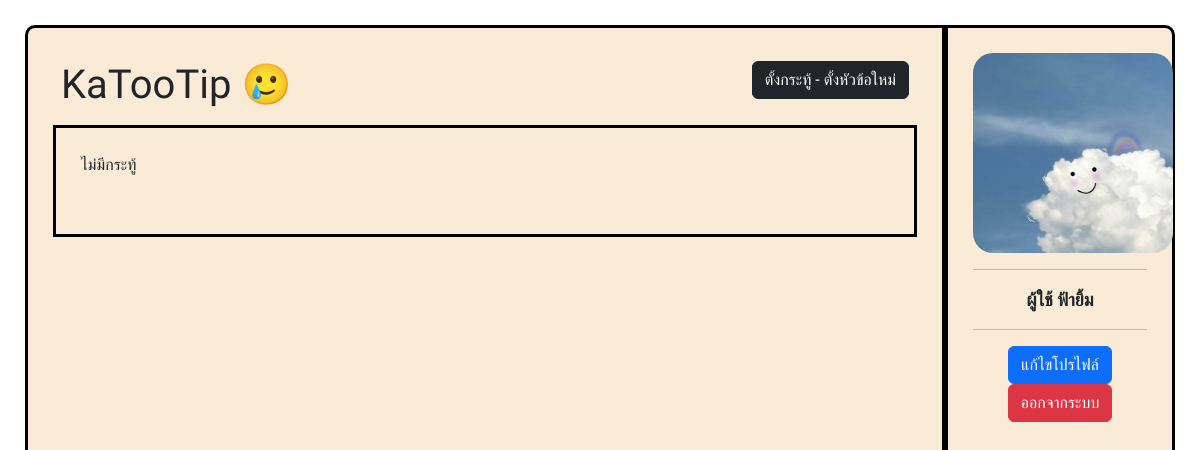
/index.php (signed in), run on an earlier commit of the app's database.
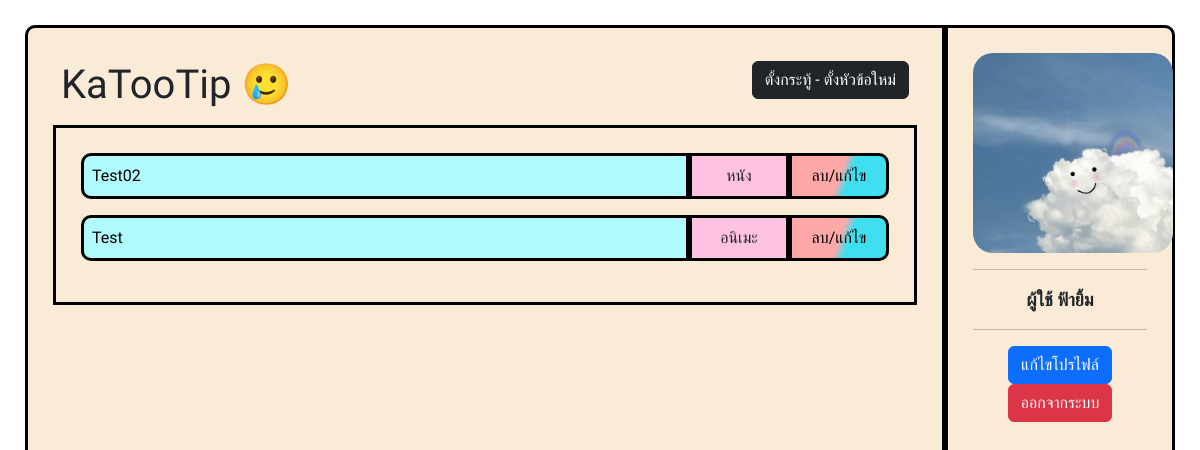
And on a later commit of the database.
### tables this page shows
CREATE TABLE `board_main` (
  `bm_id` int(11) NOT NULL,
  `u_id` int(11) NOT NULL,
  `bm_title` varchar(200) NOT NULL,
  `bm_detail` longtext NOT NULL,
  `cg_id` int(11) DEFAULT NULL,
  `bm_img` varchar(200) DEFAULT NULL,
  `bm_date` datetime NOT NULL
);

CREATE TABLE `category` (
  `cg_id` int(11) NOT NULL,
  `cg_name` varchar(200) NOT NULL
);

### index.php (the view, shortened to what this page needs)
<?php
require_once 'config/db.php';
if (isset($_SESSION['u_id'])) {
    $uid = $_SESSION['u_id'];
}
$query = $connection->prepare("SELECT * FROM users WHERE u_id=:uid");
$query->bindParam("uid", $uid, PDO::PARAM_STR);
$query->execute();
$result = $query->fetch(PDO::FETCH_ASSOC);
?>
<!DOCTYPE html>
<html lang="th">
<head>
    <link rel="stylesheet" href="css/styles.css">
    <link href="https://cdn.jsdelivr.net/npm/bootstrap@5.2.0/dist/css/bootstrap.min.css" rel="stylesheet">
</head>
<body>
    <div class="board d-flex flex-column justify-content-center mb-3">
        <div class="board--container d-flex">
            <div class="board--body d-flex flex-column">
                <div class="board--header d-flex">
                    <div class="p-2 flex-grow-1 bd-highlight">
                        <h1>KaTooTip 🥲</h1>
                    </div>
                    <?php
                    if (isset($_SESSION['u_id'])) {
                    ?>
                        <div class="p-2 bd-highlight">
                            <a href="addboard.php?id=<?php echo $uid ?>" class="btn btn-dark">ตั้งกระทู้ - ตั้งหัวข้อใหม่</a>
                        </div>
                    <?php
                    } else {
                    ?>
                        <div class="p-2 bd-highlight">
                            <button class="btn btn-dark isDisabled" disabled>ตั้งกระทู้ - ตั้งหัวข้อใหม่</button>
                        </div>
                    <?php
                    }
                    ?>
                </div>
                <div class="board--content">
                    <?php
                    $board = $connection->prepare("SELECT * FROM board_main ORDER BY bm_date DESC");
                    $board->execute();
                    $boards = $board->fetchAll(PDO::FETCH_ASSOC);
                    foreach ($boards as $row) {
                    ?>
                        <div class="d-flex bd-highlight mb-3">
                            <div class="a p-2 flex-grow-1 bd-highlight">
                                <a href="detail.php?bm_id=<?php echo $row['bm_id'] ?>" style="text-decoration:none; color:black;">
                                    <?php echo $row['bm_title'] ?>
                                </a>
                            </div>
                            <?php
                            $bm_cg = $connection->prepare("SELECT * FROM category WHERE cg_id=:cg_id");
                            $bm_cg->bindParam("cg_id", $row['cg_id'], PDO::PARAM_STR);
                            $bm_cg->execute();
                            $bm_cgs = $bm_cg->fetch(PDO::FETCH_ASSOC);
                            ?>
                            <div class="b p-2 bd-highlight"><?php echo $bm_cgs['cg_name'] ?></div>
                            <?php
                            if (isset($_SESSION['u_id']) && $row['u_id'] == $uid) {
                            ?>
                                <div class="c p-2 bd-highlight" style="background: linear-gradient(110deg, #FFA8A8 50%, #40DFEF 60%);">
                                    <a href="edit_bm_title.php?bme=<?php echo $row['bm_id'] ?>" style="text-decoration:none; color:black;">ลบ/แก้ไข</a>
                                </div>
                            <?php
                            }
                            ?>
                        </div>
                    <?php
                    }
                    ?>
                    <?php
                    if ($board->rowCount() == 0) {
                    ?>
                        <div class="d-flex bd-highlight mb-3">
                            <p>ไม่มีกระทู้</p>
                        </div>
                    <?php
                    }
                    ?>
                </div>
            </div>
            <?php
            if (isset($_SESSION['u_id'])) {
            ?>
                <div class="board--profile">
                    <div class="profile-img">
                        <img src="img/user_profile/<?php echo $result['img'] ?>" alt="">
                    </div>
                    <hr>
                    <div class="username">
                        <p><?php echo $result['fullname']  ?></p>
                    </div>
                    <hr>
                    <a href="edit_profile.php?id=<?php echo $result['u_id'] ?>" class="btn btn-primary">แก้ไขโปรไฟล์</a>
                    <a href="logout.php" class="btn btn-danger">ออกจากระบบ</a>
                </div>
            <?php
            }
            ?>
        </div>
    </div>
</body>
</html>

What changed in the data, as far as the page shows it:
added board_main: bm_title "Test02", cg.cg_name "หนัง"
added board_main: bm_title "Test", cg.cg_name "อนิเมะ"
Also different on the page:
text no longer shown: "ไม่มีกระทู้"
